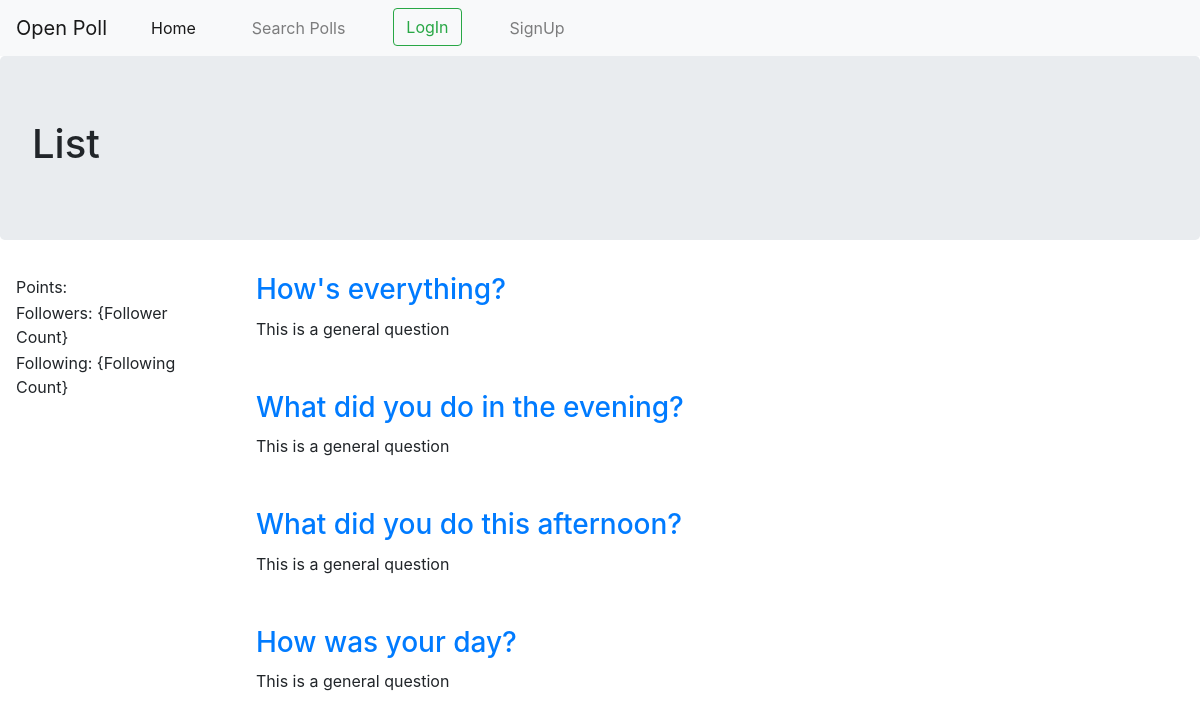
The app's page /poll_list/General with its own data.
### BaseApp/models.py (models this page shows, shortened)
class Question(models.Model):
    user = models.ForeignKey('UserProfile', on_delete=models.CASCADE)
    question_text = models.CharField(max_length=300, blank=False)
    question_topic = models.CharField(max_length=300, default="Misc")
    question_comments = models.TextField(max_length=500, blank=True)
    responders = models.ManyToManyField(UserProfile, related_name="questions")

### BaseApp/views.py (the view)
# urls.py: path('poll_list/', views.PollList.as_view(), name='poll_list'),
class PollList(View):
    template_name = "BaseApp/poll_list.html"
    list_title = "List"
    ctxt = {'list_title':list_title}
    def get(self, request, question_topic=""):
        if question_topic is not "":
            self.ctxt['question_list'] = c_util.getQuestionsByTopic(question_topic)
            return render(request, self.template_name, context=self.ctxt)
        else:
            if request.user.is_authenticated:
                currentUser, obj = UserProfile.objects.get_or_create(user=request.user)
                self.ctxt['question_list'] = c_util.getQuestionsByUser(currentUser)
                return render(request, self.template_name, context=self.ctxt)
        return HttpResponseRedirect(reverse("base_app:Home"))

### BaseApp/content_util.py (called while the page is built)
def getQuestionsByTopic(question_topic):
    if question_topic is None:
        return None
    return Question.objects.filter(question_topic=question_topic)

### templates/BaseApp/poll_list.html (shortened to what this page needs)
<!DOCTYPE html>
{% extends 'BaseApp/base.html' %}

### templates/BaseApp/base.html (shortened to what this page needs)
<!DOCTYPE html>
{% load static %}
<html lang="en" dir="ltr">
  <head>
    <link rel="stylesheet" href="https://stackpath.bootstrapcdn.com/bootstrap/4.4.1/css/bootstrap.min.css">
    <link rel="stylesheet" href="{% static 'css/base.css' %}">
  </head>
  <body>
    <nav class="navbar navbar-expand-lg navbar-light bg-light nav-fill">
      <a class="navbar-brand" href="{% url 'base_app:Home' %}">Open Poll</a>
      <div class="collapse navbar-collapse" id="navbarNav">
        <ul class="navbar-nav">
          <li class="nav-item active">
            <a class="nav-link" href="{% url 'base_app:Home' %}">Home</a>
          </li>
          <li class="nav-item">
            <a class="nav-link" href="{% url 'base_app:poll_search' %}">Search Polls</a>
          </li>
          <li>
            {% if user.is_authenticated %}
            <a class="nav-link" href="{% url 'base_app:add_poll' %}">Add Poll</a>
            <li class="nav-item">
              <a class="nav-link" href="{% url 'base_app:user_logout' %}">Logout</a>
            </li>
            {% else %}
              <button type="button" class="nav-item btn btn-outline-success" data-toggle="modal" data-target="#loginModal" name="button">LogIn</button>
              <li class="nav-item">
                <a class="nav-link" data-toggle="modal" data-target="#signupModal" href="#">SignUp</a>
              </li>
            {% endif %}
          </li>
        </ul>
      </div>
    </nav>
  <div class="jumbotron">
    <h1>{{ list_title }}</h1>
  </div>
    {% block left_block %}
    <div class="profile_info container">
      <table>
        <tr><td>{{ user.username }}</td></tr>
        <tr><td>Points: {{ user.user_profile.user_points }}</td></tr>
        <tr><td>Followers: {Follower Count}</td></tr>
        <tr><td>Following: {Following Count}</td></tr>
      </table>
    </div>
    {% endblock %}
    {% block main_list_block %}
      <div class="main_list container">
        <table>
          {% for q in question_list %}
            <tr>
              <table>
                <tr> <td> <a href="{% url 'base_app:poll' q.id %}"> <h3> {{q.question_text}} </h3> </a> </td></tr>
                <tr> <td> {{q.question_comments}} </td></tr>
              </table>
              <br>
              <br>
            </tr>
          {% endfor %}
        </table>
      </div>
    {% endblock %}
  </body>
</html>

### static/css/base.css (style rules this page uses)
* { box-sizing: border-box; }
.profile_info { width: 20%; float: left; }
.main_list { width: 60%; float: left; }
.navbar-nav > li { padding-left: 20px; padding-right: 20px; }

### records on screen
Question: question_text "How's everything?", question_comments "This is a general question"
Question: question_text "What did you do in the evening?", question_comments "This is a general question"
Question: question_text "What did you do this afternoon?", question_comments "This is a general question"
Question: question_text "How was your day?", question_comments "This is a general question"

### other values on screen
{{ list_title }} "List"
